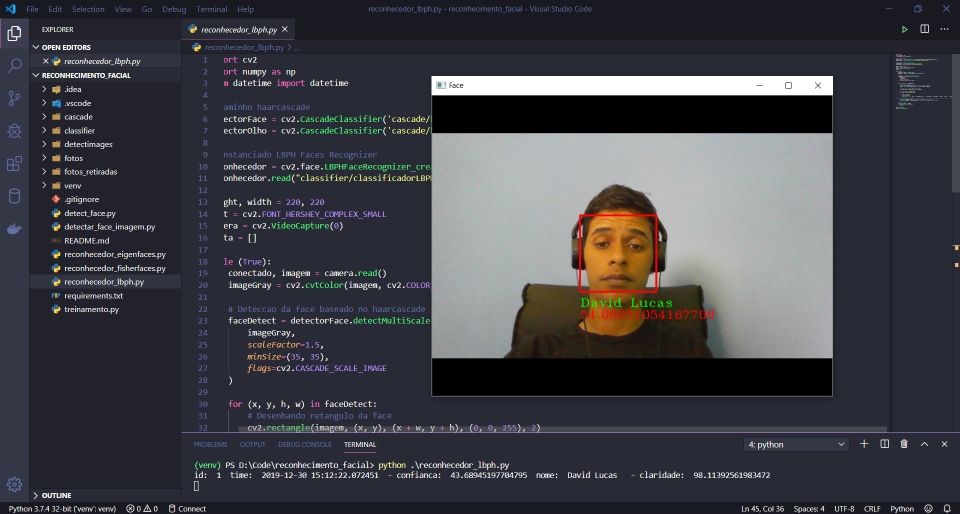
#> input picture img/exemplo.png, 1920 x 1028 px (shown at 1/2 size)
$ python -i face_detector.py   (imports and definitions only)
#> lines starting #> are read from the running program, lines starting #| are printed output that depends on the picture
#> further down, picture is the input picture: shape (1028, 1920, 3); mean B, G, R 71, 64.7, 64

import cv2
import numpy as np

from pathlib import Path


class FaceDetector:

    def __init__(self):
        base_dir = Path(__file__).resolve().parent

        caminho = (
            base_dir
            / "cascades"
            / "haarcascade_frontalface_default.xml"
        )

        if not caminho.is_file():
            raise FileNotFoundError(
                f"Arquivo do detector facial não encontrado: {caminho}"
            )

        self.cascade = cv2.CascadeClassifier(str(caminho))

        if self.cascade.empty():
            raise RuntimeError(
                "Não foi possível carregar o detector facial."
            )

        self.tamanho_rosto = (200, 200)

        self.clahe = cv2.createCLAHE(
            clipLimit=2.0,
            tileGridSize=(8, 8)
        )

    def converter_cinza(self, imagem):
        if imagem is None:
            return None

        if len(imagem.shape) == 2:
            return imagem

        if len(imagem.shape) == 3:
            return cv2.cvtColor(
                imagem,
                cv2.COLOR_BGR2GRAY
            )
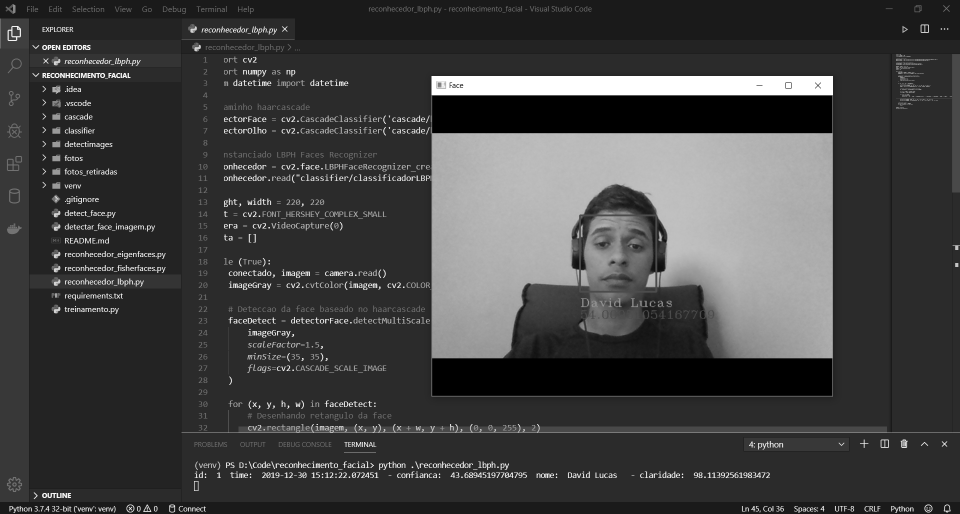
#> returned value: shape (1028, 1920) (shown at 1/2 size); min 0, max 255, mean 65.3

        raise ValueError("Formato de imagem inválido.")

    def normalizar_iluminacao(self, imagem):
        if imagem is None:
            return None

        cinza = self.converter_cinza(imagem)

        # Estima a iluminação de fundo.
        fundo = cv2.GaussianBlur(
            cinza,
            (0, 0),
            sigmaX=15
        )
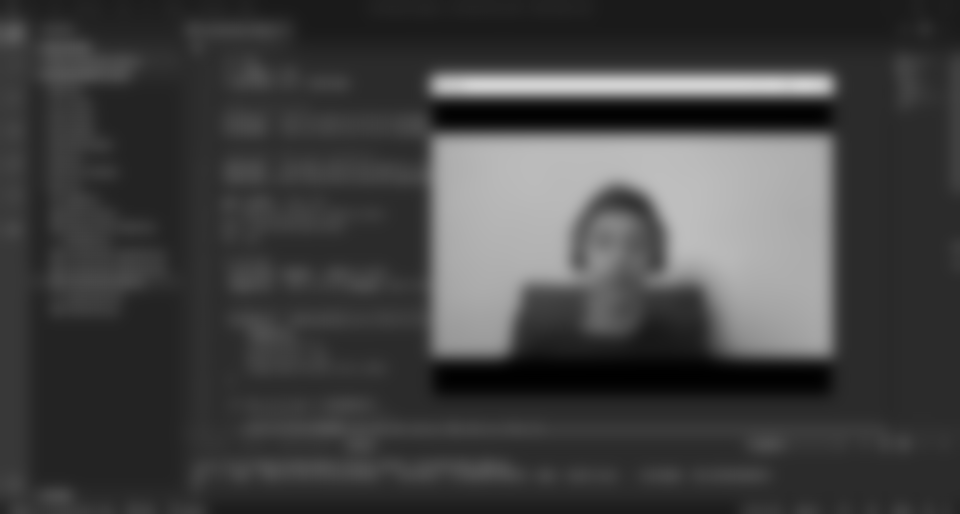
#> fundo: shape (1028, 1920) (shown at 1/2 size); min 0, max 209, mean 65.3

        # Corrige variações de iluminação.
        normalizada = cv2.divide(
            cinza,
            fundo,
            scale=128
        )
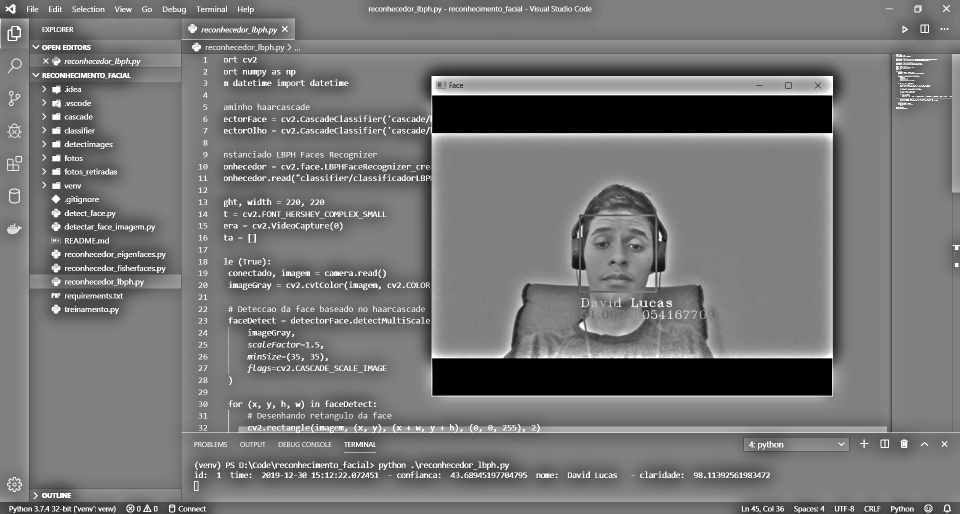
#> normalizada: shape (1028, 1920) (shown at 1/2 size); min 0, max 255, mean 116.6

        return cv2.normalize(
            normalizada,
            None,
            0,
            255,
            cv2.NORM_MINMAX
        )

    # [58 lines left out: functions equalizar_histograma, preprocessar, detectar, preparar_rosto, not called in this run]

>>> import cv2
>>> picture = cv2.imread('../img/exemplo.png')
>>> result = FaceDetector().normalizar_iluminacao(picture)
